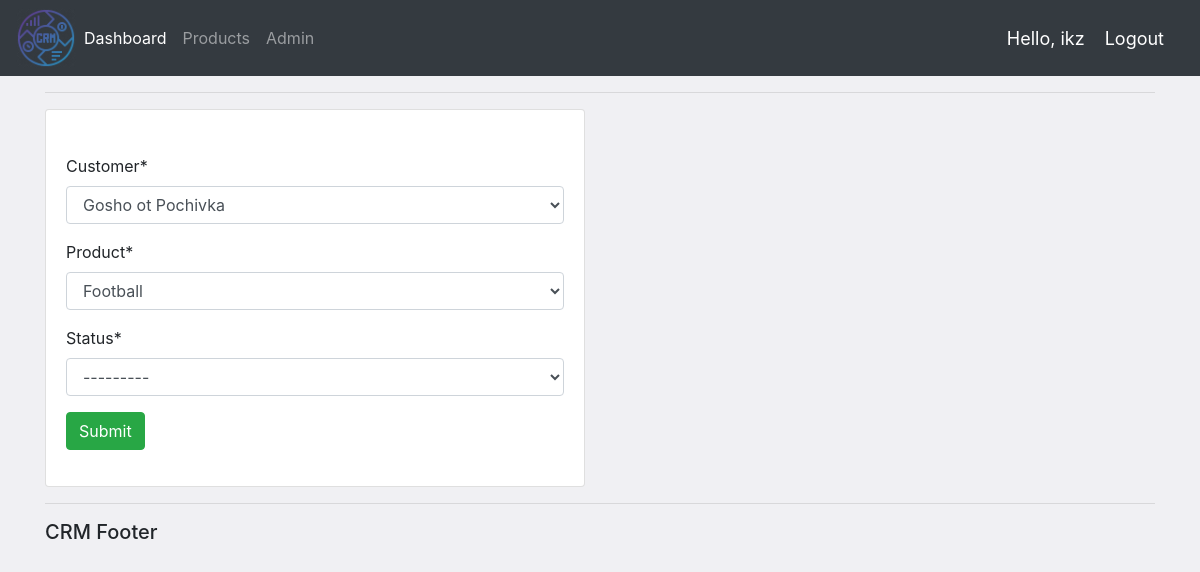
Screenshot of /update_order/13 (signed in) with the database file from the repository.
### accounts/models.py (models this page shows, shortened)
class Order(models.Model):
    STATUS = (
        ('Pending', 'Pending'),
        ('For delivery', 'For delivery'),
        ('Delivered', 'Delivered'),
    )
    customer = models.ForeignKey(
        Customer, null=True, on_delete=models.SET_NULL)
    product = models.ForeignKey(Product, null=True, on_delete=models.SET_NULL)
    date_created = models.DateTimeField(auto_now_add=True, null=True)
    status = models.CharField(max_length=50, choices=STATUS)

### accounts/views.py (the view)
# urls.py: path('update_order/<str:pk>', views.updateOrder, name='update_order'),
@login_required(login_url='login')
def updateOrder(request, pk):
    order = get_object_or_404(Order, id=pk)
    form = OrderForm(instance=order)
    if request.method == 'POST':
        form = OrderForm(request.POST, instance=order)
        if form.is_valid():
            form.save()
            return redirect('/')
    context = {'form': form}
    return render(request, 'accounts/order_form.html', context)

### accounts/forms.py
class OrderForm(ModelForm):
    class Meta:
        model = Order
        fields = '__all__'

### accounts/models.py (called while the page is built)
    def __str__(self):
        return self.name

    def __str__(self):
        return self.name

### accounts/templates/accounts/order_form.html (shortened to what this page needs)
{% extends 'accounts/main.html' %}
{% load static %}
{% load crispy_forms_tags %}
{% block content %}
<div class="row">
    <div class="col-md-6">
        <div class="card card-body">
            <form action="" method="POST" class="uniForm">
                <br>
                {{ form|crispy }}
                <input class="btn btn-success" type="submit" name="Submit">
            </form>
        </div>
    </div>
</div>
{% endblock content %}.

### accounts/templates/accounts/navbar.html (shortened to what this page needs)
{% load static %}
<nav class="navbar navbar-expand-lg navbar-dark bg-dark">
    <img src="{% static 'images/logo.png' %}" height="60px" alt="logo image">
    <div class="collapse navbar-collapse" id="navbarNav">
        <ul class="navbar-nav">
            <li class="nav-item active">
                <a class="nav-link" href="{%url 'home'%}">Dashboard</a>
            </li>
            <li class="nav-item">
                <a class="nav-link" href="{%url 'products' %}">Products</a>
            </li>
            <li class="nav-item">
                <a class="nav-link" href="{%url 'admin:index'%}">Admin</a>
            </li>
        </ul>
    </div>
    <span class="hello-msg">Hello, {{request.user}}</span>
    <span><a class="hello-msg" href="{% url 'logout' %}">Logout</a></span>
</nav>

### static/css/main.css (style rules this page uses)
body { background-color: #f0f0f3; }

### accounts/templates/accounts/navbar.html (style rules this page uses)
.hello-msg { font-size: 18px; color: #fff; margin-right: 20px; }

### rows the page displays
Order: customer "Gosho ot Pochivka", product "Football", status "---------"

### other values shown
{{ request.user }} "ikz"
